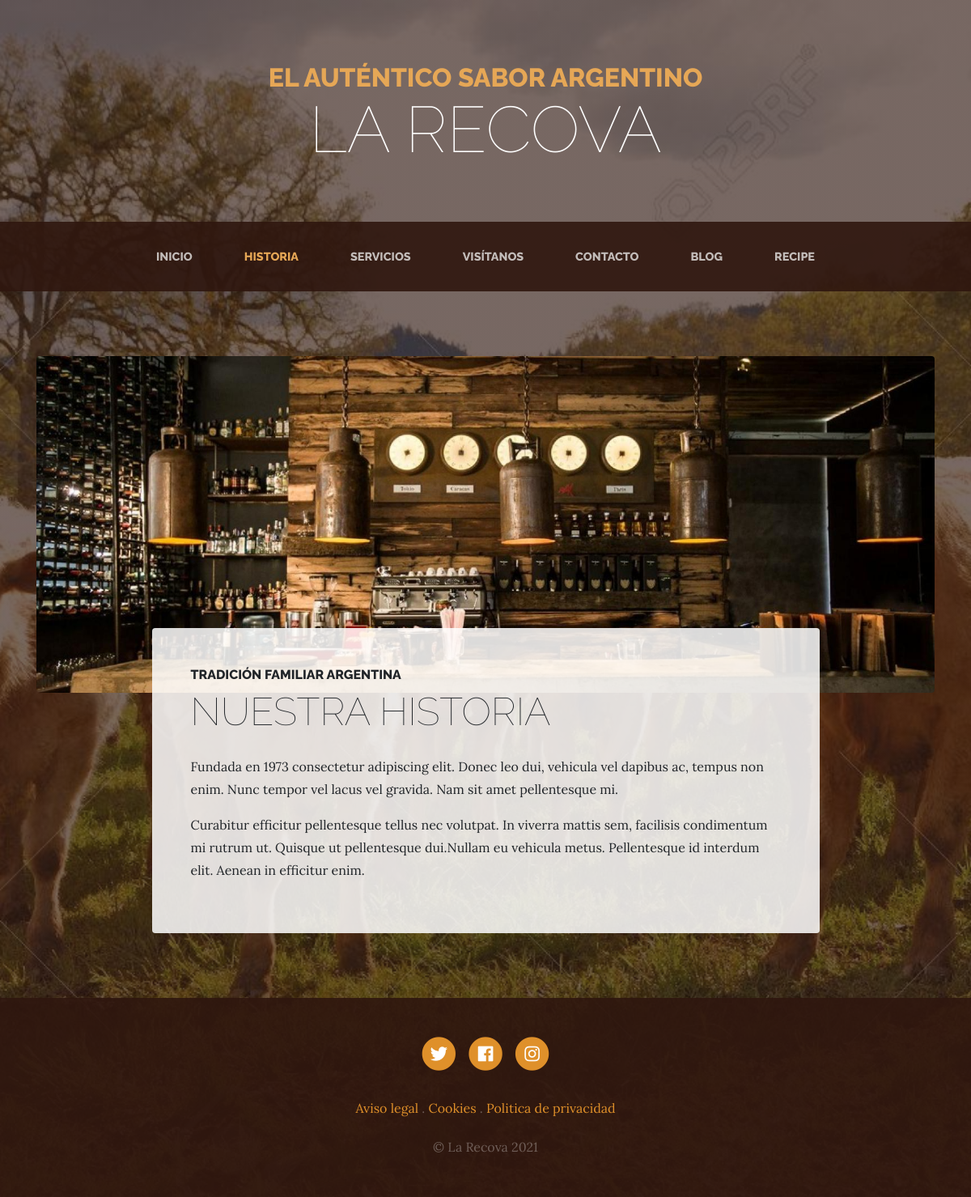
The page /history/ on the database its author committed.
### pages/models.py (models this page shows, shortened)
class Page(models.Model):
    title = models.CharField(max_length=200, verbose_name="Titulo")
    content = RichTextField(verbose_name = "Contenido")
    created = models.DateTimeField( auto_now_add=True,  verbose_name = "Fecha de Creacion")
    updated =  models.DateTimeField( auto_now =True,  verbose_name = "Fecha de Actualización")
    class Meta:
            verbose_name = "Pagina"
            verbose_name_plural = "Paginas"
            ordering  = ['title']

### core/views.py (the view)
# urls.py: path('history/', core_views.history, name='history'),
def history(request):
    return render(request, 'core/history.html')

### pages/templatetags/pages_extra.py (called while the page is built)
@register.simple_tag
def get_page_list():
    pages = Page.objects.all()
    return pages

### core/templates/core/history.html (shortened to what this page needs)
{% extends 'core/base.html' %}
{% block content %}
{% load static %}
<section class="page-section about-heading">
      <div class="container">
        <img class="img-fluid rounded about-heading-img mb-3 mb-lg-0" src="{% static 'core/img/about.jpg' %}" alt="">
        <div class="about-heading-content">
          <div class="row">
            <div class="col-xl-9 col-lg-10 mx-auto">
              <div class="bg-faded rounded p-5">
                <h2 class="section-heading mb-4">
                  <span class="section-heading-upper">Tradición familiar argentina</span>
                  <span class="section-heading-lower">Nuestra historia</span>
                </h2>
                <p>Fundada en 1973 consectetur adipiscing elit. Donec leo dui, vehicula vel dapibus ac, tempus non enim. Nunc tempor vel lacus vel gravida. Nam sit amet pellentesque mi. </p>
                <p>Curabitur efficitur pellentesque tellus nec volutpat. In viverra mattis sem, facilisis condimentum mi rutrum ut. Quisque ut pellentesque dui.Nullam eu vehicula metus. Pellentesque id interdum elit. Aenean in efficitur enim.</p>
              </div>
            </div>
          </div>
        </div>
      </div>
</section>
{% endblock %}

### core/templates/core/base.html (shortened to what this page needs)
<!DOCTYPE html>
<html lang="es">
	<head>
		{%load static %}
		<link
			rel="stylesheet"
			href="https://stackpath.bootstrapcdn.com/bootstrap/4.1.1/css/bootstrap.min.css"
		/>
		<link
			rel="stylesheet"
			href="https://use.fontawesome.com/releases/v5.0.13/css/all.css"
		/>
		<link href="{% static 'core/css/business-casual.css' %}" rel="stylesheet" />
	</head>
	<body>
		<h1 class="site-heading text-center text-white d-none d-lg-block">
			<span class="site-heading-upper text-primary mb-3">El auténtico sabor argentino</span>
			<span class="site-heading-lower">La Recova</span>
		</h1>
		<nav class="navbar navbar-expand-lg navbar-dark py-lg-4" id="mainNav">
			<div class="container">
				<div class="collapse navbar-collapse" id="navbarResponsive">
					<ul class="navbar-nav mx-auto">
						<li class="nav-item px-lg-4 {% if request.path == '/' %} active {% endif %}">
							<a class="nav-link text-uppercase text-expanded" href="{% url 'home' %}">Inicio</a>
						</li>
						<li class="nav-item px-lg-4 {% if request.path == '/history/' %} active {% endif %}">
							<a class="nav-link text-uppercase text-expanded" href="{% url 'history' %}">Historia</a>
						</li>
						<li class="nav-item px-lg-4 {% if request.path == '/services/' %} active {% endif %}">
							<a class="nav-link text-uppercase text-expanded" href="{% url 'services' %}">Servicios</a>
						</li>
						<li class="nav-item px-lg-4 {% if request.path == '/store/' %} active {% endif %}">
							<a class="nav-link text-uppercase text-expanded" href="{% url 'store' %}">Visítanos</a>
						</li>
						<li class="nav-item px-lg-4 {% if request.path == '/contact/' %} active {% endif %}">
							<a class="nav-link text-uppercase text-expanded" href="{% url 'contact' %}">Contacto</a>
						</li>
						<li class="nav-item px-lg-4 {% if request.path|slice:'6' == '/blog/' %} active {% endif %}">
							<a class="nav-link text-uppercase text-expanded" href="{% url 'blog' %}">Blog</a>
						</li>
						<li class="nav-item px-lg-4 {% if request.path|slice:'6' == '/recipe/' %} active {% endif %}">
							<a class="nav-link text-uppercase text-expanded" href="{% url 'recipes' %}">Recipe</a>
						</li>
					</ul>
				</div>
			</div>
		</nav>
		{% block content %}{% endblock %}
		<footer class="footer text-faded text-center py-5">
			<div class="container">
				<p class="m-0">
					<a href="#" class="link">
						<span class="fa-stack fa-lg">
							<i class="fa fa-circle fa-stack-2x"></i>
							<i class="fab fa-twitter fa-stack-1x fa-inverse"></i>
						</span>
					</a>
					<a href="#" class="link">
						<span class="fa-stack fa-lg">
							<i class="fa fa-circle fa-stack-2x"></i>
							<i class="fab fa-facebook fa-stack-1x fa-inverse"></i>
						</span>
					</a>
					<a href="#" class="link">
						<span class="fa-stack fa-lg">
							<i class="fa fa-circle fa-stack-2x"></i>
							<i class="fab fa-instagram fa-stack-1x fa-inverse"></i>
						</span>
					</a>
				</p>
				<p class="m-0 mbt">
					{% load pages_extra %} {% get_page_list as page_list %} {% for page in page_list %}
					<a href="{% url 'page' page.id page.title|slugify %}" class="link">{{ page.title }}</a>
					{% if not forloop.last %} . {% endif %} {% endfor %}
				</p>
				<p class="m-0 mbt1">&copy; La Recova 2021</p>
			</div>
		</footer>
	</body>
</html>

### core/static/core/css/business-casual.css (style rules this page uses)
body { font-family: "Lora"; background: linear-gradient(rgba(47, 23, 15, 0.65), rgba(47, 23, 15, 0.65)), url("../img/bg.jpeg"); background-attachment: fixed; background-position: center; background-size: cover; }
h1, h2, h3, h4, h5, h6 { font-family: "Raleway"; }
p { line-height: 1.75; }
.text-faded { color: rgba(255, 255, 255, 0.3); }
.site-heading { margin-top: 5rem; margin-bottom: 5rem; text-transform: uppercase; line-height: 1; font-family: "Raleway"; }
.site-heading .site-heading-upper { display: block; font-size: 2rem; font-weight: 800; }
.site-heading .site-heading-lower { font-size: 5rem; font-weight: 100; line-height: 4rem; }
.page-section { margin-top: 5rem; margin-bottom: 5rem; }
.section-heading { text-transform: uppercase; }
.section-heading .section-heading-upper { display: block; font-size: 1rem; font-weight: 800; padding-bottom: 0.5rem; }
.section-heading .section-heading-lower { display: block; font-size: 3rem; font-weight: 100; }
.bg-faded { background-color: rgba(255, 255, 255, 0.85); }
#mainNav { background-color: rgba(47, 23, 15, 0.9); font-family: "Raleway"; }
#mainNav .navbar-nav .nav-item .nav-link { color: rgba(255, 255, 255, 0.7); font-weight: 800; }
#mainNav .navbar-nav .nav-item.active .nav-link { color: #e6a756; }
@media (min-width: 992px) { #mainNav .navbar-nav .nav-item .nav-link { font-size: 0.9rem; } }
@media (min-width: 992px) { .about-heading .about-heading-img { position: relative; z-index: 0; } }
@media (min-width: 992px) { .about-heading .about-heading-content { margin-top: -5rem; position: relative; z-index: 1; } }
.footer { background-color: rgba(47, 23, 15, 0.9); }
.text-primary { color: #e6a756 !important; }
.mbt { padding-top: 2rem; }
.mbt1 { padding-top: 1.25rem; }
a.link { color: #df902a; }

### rows shown on the page
Page: title "Aviso legal"
Page: title "Cookies"
Page: title "Politica de privacidad"
